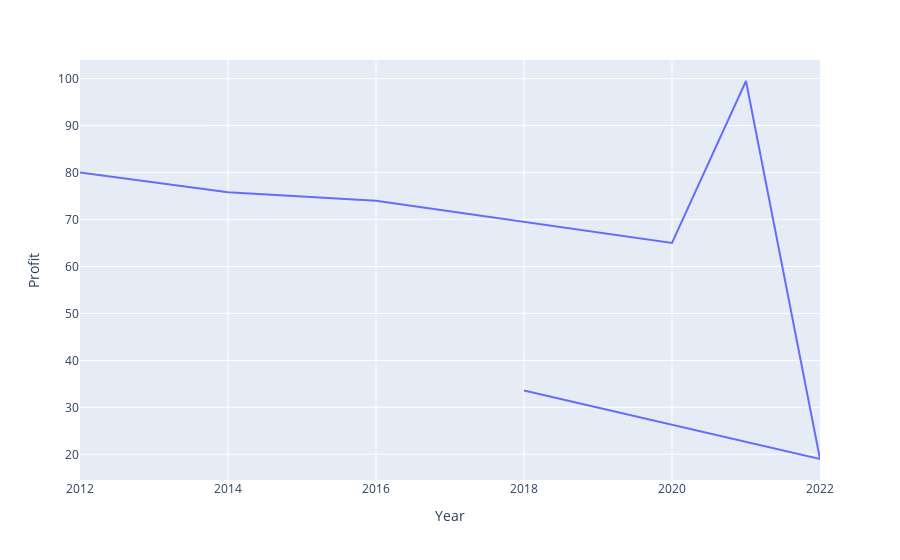

The notebook cell saved with this chart:
### Code cell
# First import plotly express as px
import plotly.express as px
# Create a lineplot on a DataFramed named stock_data

# In this example, we’re updating a scatter plot named fig_ln
# Create a plot with plotly (can be of any type)
fig = px.line(data_plot,x = "Year", y = "Profit")

# fig.update_traces(patch={"line": {"dash": "dot",
#                            "shape": "spline",
#                            "width": 6}})
fig.show()

### Figure 1 — Plotly figure (JSON) as saved in the notebook; plotly's stock layout.template omitted (floating-point values rounded to 4 significant figures)
{"data": [{"hovertemplate": "Year=%{x}<br>Profit=%{y}<extra></extra>", "legendgroup": "", "line": {"color": "#636efa", "dash": "solid"}, "marker": {"symbol": "circle"}, "mode": "lines", "name": "", "orientation": "v", "showlegend": false, "type": "scatter", "x": [2012, 2014, 2016, 2020, 2021, 2022, 2018], "xaxis": "x", "y": [80, 75.8, 74, 65, 99.5, 19, 33.6], "yaxis": "y"}], "layout": {"legend": {"tracegroupgap": 0}, "margin": {"t": 60}, "xaxis": {"anchor": "y", "domain": [0, 1], "title": {"text": "Year"}}, "yaxis": {"anchor": "x", "domain": [0, 1], "title": {"text": "Profit"}}}}
